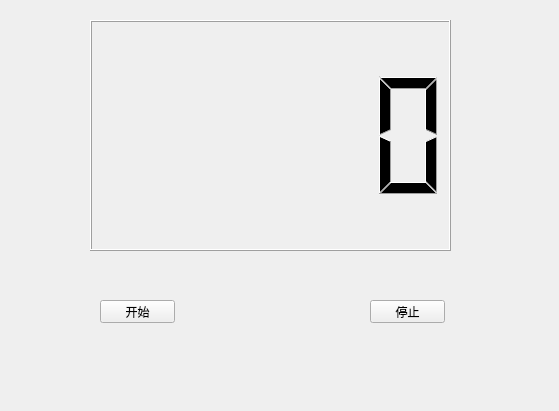
<?xml version="1.0" encoding="UTF-8"?>
<ui version="4.0">
 <class>Widget</class>
 <widget class="QWidget" name="Widget">
  <property name="geometry">
   <rect>
    <x>0</x>
    <y>0</y>
    <width>559</width>
    <height>411</height>
   </rect>
  </property>
  <property name="windowTitle">
   <string>Widget</string>
  </property>
  <widget class="QLCDNumber" name="lcdNumber">
   <property name="geometry">
    <rect>
     <x>90</x>
     <y>20</y>
     <width>361</width>
     <height>231</height>
    </rect>
   </property>
  </widget>
  <widget class="QPushButton" name="pushButton_start">
   <property name="geometry">
    <rect>
     <x>100</x>
     <y>300</y>
     <width>75</width>
     <height>23</height>
    </rect>
   </property>
   <property name="text">
    <string>开始</string>
   </property>
  </widget>
  <widget class="QPushButton" name="pushButton_stop">
   <property name="geometry">
    <rect>
     <x>370</x>
     <y>300</y>
     <width>75</width>
     <height>23</height>
    </rect>
   </property>
   <property name="text">
    <string>停止</string>
   </property>
  </widget>
 </widget>
 <layoutdefault spacing="6" margin="11"/>
 <resources/>
 <connections/>
</ui>
